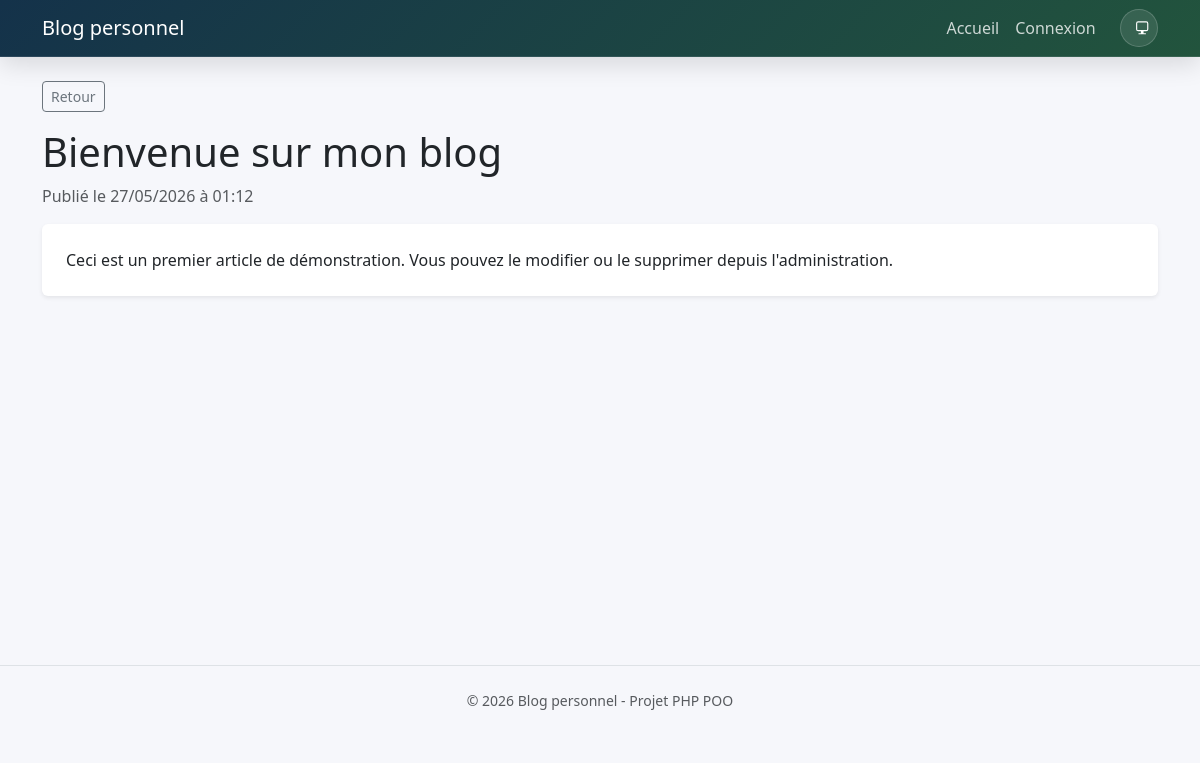
The app's page /public/article.php?id=1 with its own data.
### tables this page shows
CREATE TABLE `articles` (
  `id` int(10) UNSIGNED NOT NULL,
  `title` varchar(180) NOT NULL,
  `content` text NOT NULL,
  `image` varchar(255) DEFAULT NULL,
  `is_published` tinyint(1) NOT NULL DEFAULT 1,
  `created_at` datetime NOT NULL DEFAULT current_timestamp(),
  `updated_at` datetime DEFAULT NULL
);

### config/config.php (called while the page is built, shortened)
<?php
function e(?string $value): string
{
    return htmlspecialchars($value ?? '', ENT_QUOTES, 'UTF-8');
}
function formatDate(string $date): string
{
    return date('d/m/Y à H:i', strtotime($date));
}

### classes/Database.php (called while the page is built)
<?php
require_once __DIR__ . '/../config/config.php';
class Database
{
    private static ?PDO $connection = null;
    public static function getConnection(): PDO
    {
        if (self::$connection === null) {
            $dsn = 'mysql:host=' . DB_HOST . ';dbname=' . DB_NAME . ';charset=utf8mb4';
            self::$connection = new PDO($dsn, DB_USER, DB_PASS, [
                PDO::ATTR_ERRMODE => PDO::ERRMODE_EXCEPTION,
                PDO::ATTR_DEFAULT_FETCH_MODE => PDO::FETCH_ASSOC,
                PDO::ATTR_EMULATE_PREPARES => false,
            ]);
        }
        return self::$connection;
    }
}

### classes/Article.php (called while the page is built, shortened)
<?php
require_once __DIR__ . '/Database.php';
class Article
{
    private PDO $db;
    public function __construct()
    {
        $this->db = Database::getConnection();
    }
    public function find(int $id): ?array
    {
        $stmt = $this->db->prepare('SELECT * FROM articles WHERE id = :id LIMIT 1');
        $stmt->execute(['id' => $id]);
        $article = $stmt->fetch();
        return $article ?: null;
    }
}

### public/article.php (the view, shortened to what this page needs)
<?php
require_once __DIR__ . '/../config/config.php';
require_once __DIR__ . '/../classes/Article.php';
$articleModel = new Article();
$id = (int)($_GET['id'] ?? 0);
$article = $articleModel->find($id);
    ?>
    <?php
require_once __DIR__ . '/../includes/header.php';
?>
<article class="py-4">
    <a class="btn btn-sm btn-outline-secondary mb-3" href="<?= e(BASE_URL . '/index.php') ?>">Retour</a>
    <h1 class="mb-2"><?= e($article['title']) ?></h1>
    <p class="text-muted">Publié le <?= e(formatDate($article['created_at'])) ?></p>
    <div class="article-content rounded shadow-sm p-4">
        <?= nl2br(e($article['content'])) ?>
    </div>
</article>
<?php require_once __DIR__ . '/../includes/footer.php'; ?>

### assets/css/style.css (style rules this page uses)
:root { --app-bg: #f6f7fb; --app-navbar-bg: linear-gradient(135deg, #17202a, #22313f); --app-navbar-border: rgba(255, 255, 255, .1); --app-toggle-bg: rgba(255, 255, 255, .1); --app-toggle-color: #fff; --app-toggle-border: rgba(255, 255, 255, .18); --app-toggle-hover: rgba(255, 255, 255, .18); --app-content-bg: #fff; }
[data-theme-preference="auto"] { --app-navbar-bg: linear-gradient(135deg, #14324a, #22543d); }
body { background-color: var(--app-bg); }
.article-content { background-color: var(--app-content-bg); }

### records on screen
articles: title "Bienvenue sur mon blog", created_at "27/05/2026 à 01:12", content "Ceci est un premier article de démonstration. Vous pouvez le modifier ou le supprimer depuis l'administration."
